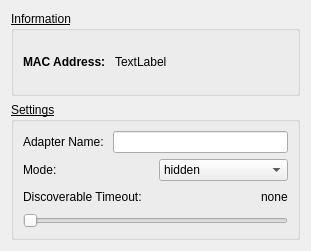
<ui version="4.0" >
 <class>AdapterWidget</class>
 <widget class="QWidget" name="AdapterWidget" >
  <property name="geometry" >
   <rect>
    <x>0</x>
    <y>0</y>
    <width>311</width>
    <height>251</height>
   </rect>
  </property>
  <layout class="QVBoxLayout" >
   <item>
    <widget class="QGroupBox" name="infoGroupBox" >
     <property name="font" >
      <font>
       <underline>true</underline>
       <strikeout>false</strikeout>
      </font>
     </property>
     <property name="title" >
      <string>Information</string>
     </property>
     <layout class="QVBoxLayout" name="verticalLayout" >
      <item>
       <layout class="QHBoxLayout" name="horizontalLayout" >
        <item>
         <widget class="QLabel" name="label" >
          <property name="font" >
           <font>
            <weight>75</weight>
            <bold>true</bold>
            <underline>false</underline>
           </font>
          </property>
          <property name="text" >
           <string>MAC Address: </string>
          </property>
         </widget>
        </item>
        <item>
         <widget class="QLabel" name="macLabel" >
          <property name="font" >
           <font>
            <underline>false</underline>
           </font>
          </property>
          <property name="text" >
           <string comment="KDE::DoNotExtract">TextLabel</string>
          </property>
         </widget>
        </item>
        <item>
         <spacer>
          <property name="orientation" >
           <enum>Qt::Horizontal</enum>
          </property>
          <property name="sizeHint" stdset="0" >
           <size>
            <width>40</width>
            <height>20</height>
           </size>
          </property>
         </spacer>
        </item>
       </layout>
      </item>
     </layout>
    </widget>
   </item>
   <item>
    <widget class="QGroupBox" name="groupBox" >
     <property name="font" >
      <font>
       <underline>true</underline>
      </font>
     </property>
     <property name="title" >
      <string>Settings</string>
     </property>
     <layout class="QVBoxLayout" >
      <item>
       <layout class="QVBoxLayout" >
        <item>
         <layout class="QHBoxLayout" >
          <item>
           <widget class="QLabel" name="label_3" >
            <property name="font" >
             <font>
              <underline>false</underline>
             </font>
            </property>
            <property name="text" >
             <string>Adapter Name: </string>
            </property>
           </widget>
          </item>
          <item>
           <widget class="QLineEdit" name="nameLineEdit" >
            <property name="font" >
             <font>
              <underline>false</underline>
             </font>
            </property>
           </widget>
          </item>
         </layout>
        </item>
        <item>
         <layout class="QHBoxLayout" >
          <item>
           <widget class="QLabel" name="label_4" >
            <property name="font" >
             <font>
              <underline>false</underline>
             </font>
            </property>
            <property name="text" >
             <string>Mode: </string>
            </property>
           </widget>
          </item>
          <item>
           <widget class="QComboBox" name="modeComboBox" >
            <property name="font" >
             <font>
              <underline>false</underline>
             </font>
            </property>
            <item>
             <property name="text" >
              <string>hidden</string>
             </property>
            </item>
            <item>
             <property name="text" >
              <string>discoverable</string>
             </property>
            </item>
           </widget>
          </item>
         </layout>
        </item>
        <item>
         <layout class="QHBoxLayout" >
          <item>
           <widget class="QLabel" name="label_5" >
            <property name="font" >
             <font>
              <underline>false</underline>
             </font>
            </property>
            <property name="text" >
             <string>Discoverable Timeout:</string>
            </property>
           </widget>
          </item>
          <item>
           <spacer>
            <property name="orientation" >
             <enum>Qt::Horizontal</enum>
            </property>
            <property name="sizeHint" stdset="0" >
             <size>
              <width>40</width>
              <height>20</height>
             </size>
            </property>
           </spacer>
          </item>
          <item>
           <widget class="QLabel" name="timeoutLabel" >
            <property name="font" >
             <font>
              <underline>false</underline>
             </font>
            </property>
            <property name="text" >
             <string>none</string>
            </property>
           </widget>
          </item>
         </layout>
        </item>
        <item>
         <widget class="QSlider" name="timeoutHorizontalSlider" >
          <property name="minimum" >
           <number>60</number>
          </property>
          <property name="maximum" >
           <number>1860</number>
          </property>
          <property name="singleStep" >
           <number>60</number>
          </property>
          <property name="pageStep" >
           <number>120</number>
          </property>
          <property name="orientation" >
           <enum>Qt::Horizontal</enum>
          </property>
         </widget>
        </item>
        <item>
         <layout class="QHBoxLayout" />
        </item>
       </layout>
      </item>
     </layout>
    </widget>
   </item>
  </layout>
 </widget>
 <resources/>
 <connections/>
</ui>
